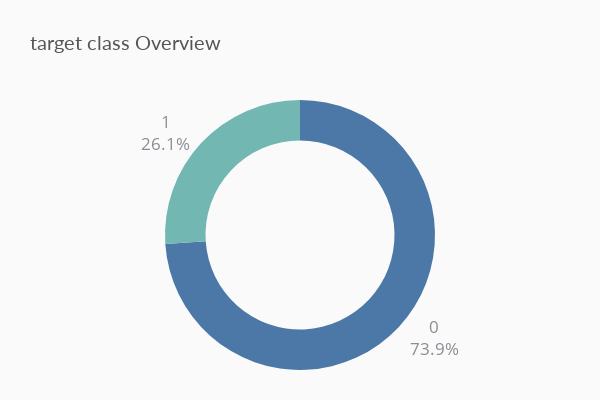

Notebook source saved alongside this figure:
### Code cell
import plotly.express as px

fig2 = px.pie(df, names='target',
              height = 400, width = 600,
              hole = 0.7,
              title = 'target class Overview',
              color_discrete_sequence=['#4c78a8', '#72b7b2'])
fig2.update_traces(hovertemplate=None, textposition='outside', textinfo='percent+label', rotation = 0)
fig2.update_layout(margin=dict(t=100, b=30, l=0, r=0), showlegend=False,
                   plot_bgcolor='#fafafa', paper_bgcolor='#fafafa',
                   title_font=dict(size=20, color='#555', family="Lato, sans-serif"),
                   font=dict(size=17, color='#8a8d93'),
                   hoverlabel=dict(bgcolor="#444", font_size=13, font_family="Lato, sans-serif"))
fig2.show()

### Figure 1 — Plotly figure (JSON) as saved in the notebook; plotly's stock layout.template omitted (floating-point values rounded to 4 significant figures; data arrays with more than 128 entries replaced by an {"elided": "..."} marker saying what was removed)
{"data": [{"domain": {"x": [0, 1], "y": [0, 1]}, "hole": 0.7, "labels": {"elided": "100000 int values"}, "legendgroup": "", "name": "", "rotation": 0, "showlegend": true, "textinfo": "percent+label", "textposition": "outside", "type": "pie"}], "layout": {"font": {"color": "#8a8d93", "size": 17}, "height": 400, "hoverlabel": {"bgcolor": "#444", "font": {"family": "Lato, sans-serif", "size": 13}}, "legend": {"tracegroupgap": 0}, "margin": {"b": 30, "l": 0, "r": 0, "t": 100}, "paper_bgcolor": "#fafafa", "piecolorway": ["#4c78a8", "#72b7b2"], "plot_bgcolor": "#fafafa", "showlegend": false, "title": {"font": {"color": "#555", "family": "Lato, sans-serif", "size": 20}, "text": "target class Overview"}, "width": 600}}
